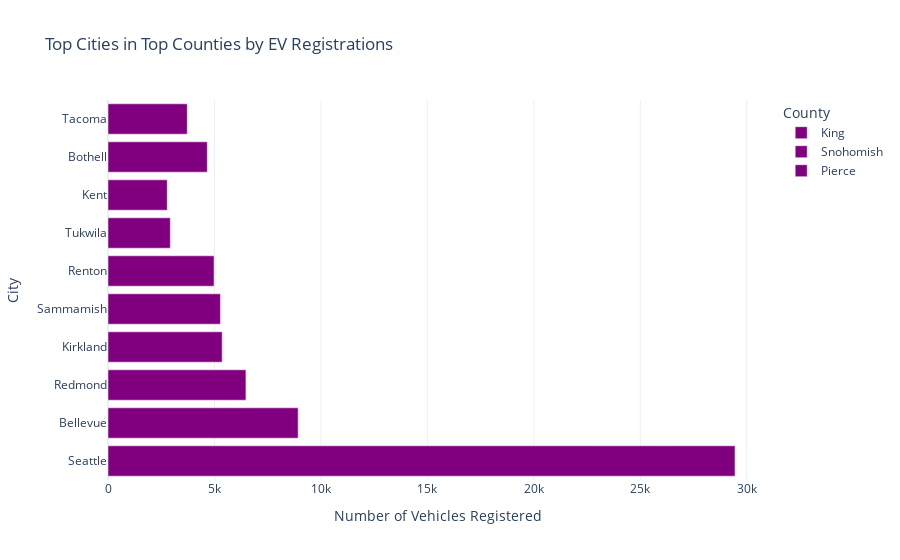

The notebook cell this image was saved under:
### Markdown cell above
From the above bar chart, it’s clear that EV adoption has been increasing over time, especially noting a significant upward trend starting around 2016. The number of vehicles registered grows modestly up until that point and then begins to rise more rapidly from 2017 onwards. The year 2023 shows a particularly sharp increase in the number of registered EVs, with the bar for 2023 being the highest on the graph, indicating a peak in EV adoption.

### Code cell
ev_county_distribution = df['County'].value_counts()

# Extracting top 3 counties
top_counties = ev_county_distribution.head(3).index

# Filtering the dataset for these top counties
top_counties_data = df[df['County'].isin(top_counties)]

# Analyzing the distribution of EVs within the cities of these top counties
ev_city_distribution_top_counties = top_counties_data.groupby(['County', 'City']).size().sort_values(ascending=False).reset_index(name='Number of Vehicles')

# Visualize the top 10 cities across these counties
top_cities = ev_city_distribution_top_counties.head(10)

fig = px.bar(top_cities, x='Number of Vehicles', y='City', color='County',
             labels={'Number of Vehicles': 'Number of Vehicles Registered', 'City': 'City'},
             title='Top Cities in Top Counties by EV Registrations',
             orientation='h', 
             color_discrete_sequence=['purple'] * len(top_counties))

fig.update_layout(xaxis_title='Number of Vehicles Registered', yaxis_title='City', legend_title='County')
fig.show()

### Figure 1 — Plotly figure (JSON) as saved in the notebook; plotly's stock layout.template omitted (floating-point values rounded to 4 significant figures)
{"data": [{"alignmentgroup": "True", "hovertemplate": "County=King<br>Number of Vehicles Registered=%{x}<br>City=%{y}<extra></extra>", "legendgroup": "King", "marker": {"color": "purple", "pattern": {"shape": ""}}, "name": "King", "offsetgroup": "King", "orientation": "h", "showlegend": true, "textposition": "auto", "type": "bar", "x": [29447, 8930, 6478, 5362, 5280, 4980, 2927, 2782], "xaxis": "x", "y": ["Seattle", "Bellevue", "Redmond", "Kirkland", "Sammamish", "Renton", "Tukwila", "Kent"], "yaxis": "y"}, {"alignmentgroup": "True", "hovertemplate": "County=Snohomish<br>Number of Vehicles Registered=%{x}<br>City=%{y}<extra></extra>", "legendgroup": "Snohomish", "marker": {"color": "purple", "pattern": {"shape": ""}}, "name": "Snohomish", "offsetgroup": "Snohomish", "orientation": "h", "showlegend": true, "textposition": "auto", "type": "bar", "x": [4663], "xaxis": "x", "y": ["Bothell"], "yaxis": "y"}, {"alignmentgroup": "True", "hovertemplate": "County=Pierce<br>Number of Vehicles Registered=%{x}<br>City=%{y}<extra></extra>", "legendgroup": "Pierce", "marker": {"color": "purple", "pattern": {"shape": ""}}, "name": "Pierce", "offsetgroup": "Pierce", "orientation": "h", "showlegend": true, "textposition": "auto", "type": "bar", "x": [3722], "xaxis": "x", "y": ["Tacoma"], "yaxis": "y"}], "layout": {"barmode": "relative", "legend": {"title": {"text": "County"}, "tracegroupgap": 0}, "title": {"text": "Top Cities in Top Counties by EV Registrations"}, "xaxis": {"anchor": "y", "domain": [0, 1], "title": {"text": "Number of Vehicles Registered"}}, "yaxis": {"anchor": "x", "domain": [0, 1], "title": {"text": "City"}}}}
